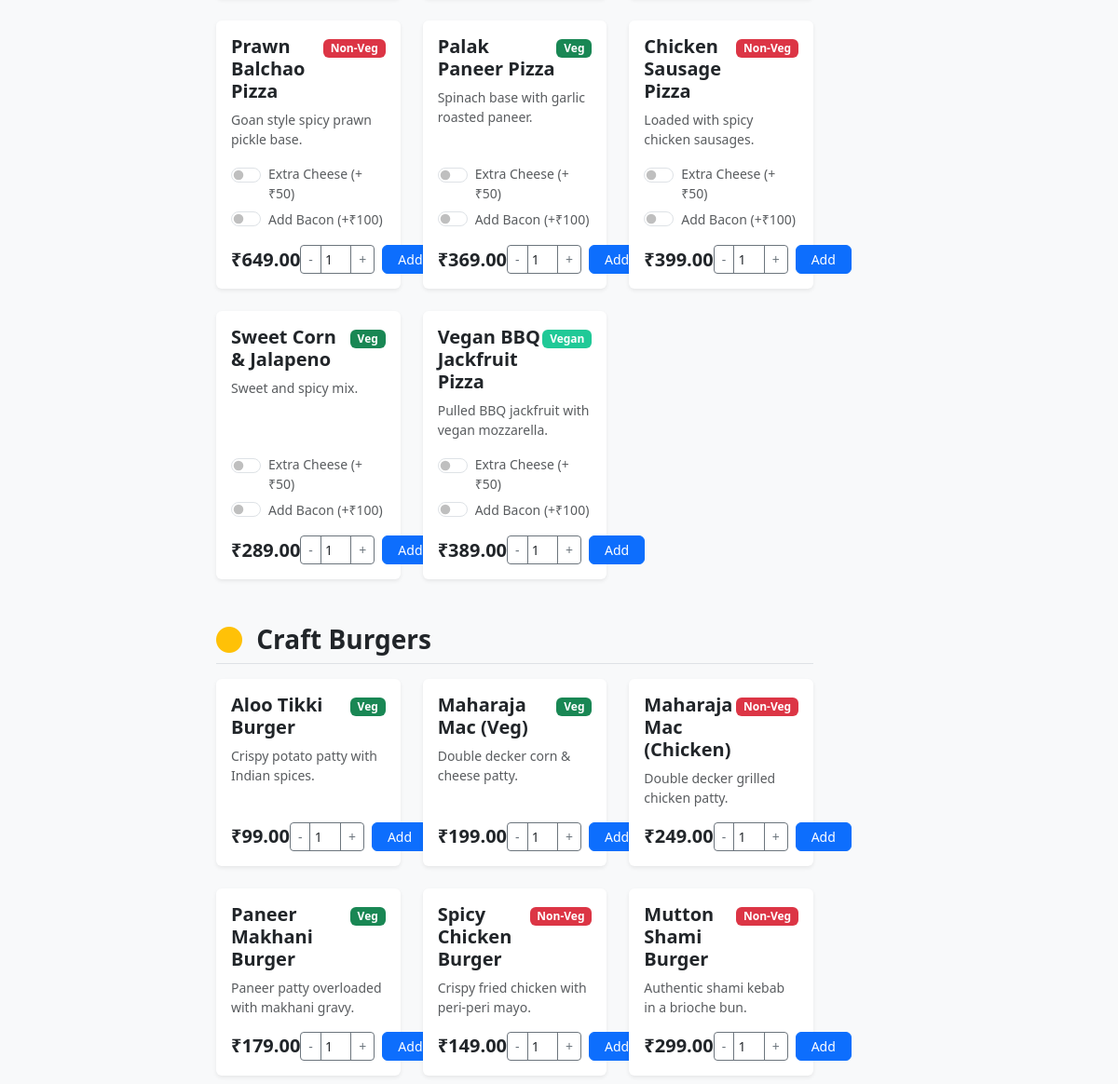
Before: /menu/2/ (middle part) with the older database file.
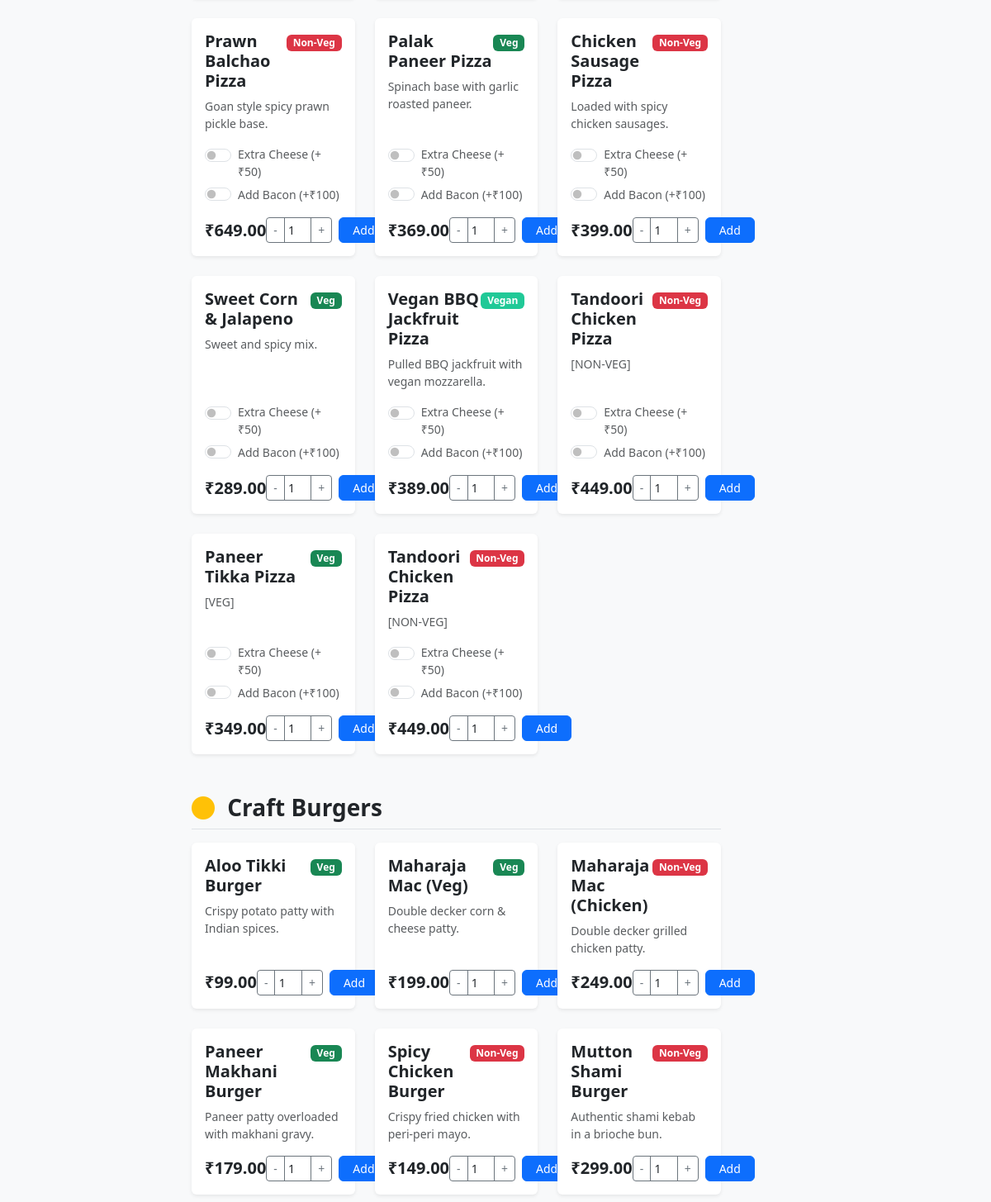
After: the same page with the newer database file.
### restaurant/models.py (models this page shows, shortened)
class MenuItem(models.Model):
    ITEM_TYPES = [
        ('VEG', 'Vegetarian'),
        ('NON_VEG', 'Non-Vegetarian'),
        ('VEGAN', 'Vegan'),
    ]
    name = models.CharField(max_length=100)
    price = models.DecimalField(max_digits=8, decimal_places=2)
    item_type = models.CharField(max_length=20, choices=ITEM_TYPES)
    description = models.TextField(blank=True)

### restaurant/views.py (the view)
# urls.py: path('menu/<int:table_id>/', views.menu_view, name='menu_page'),
def menu_view(request, table_id):
    table = get_object_or_404(RestaurantTable, table_number=table_id)
    from restaurant.models import MenuItem # Local import to avoid cyclic issues at top if any
    items = MenuItem.objects.all()
    pizzas = [item for item in items if 'Pizza' in item.name or 'Extravaganza' in item.name or 'Dominator' in item.name or 'Sweet Corn' in item.name]
    burgers = [item for item in items if 'Burger' in item.name or 'Mac' in item.name]
    sides = [item for item in items if 'Fries' in item.name or 'Wings' in item.name or 'Bread' in item.name or 'Kebab' in item.name or 'Rings' in item.name or 'Poppers' in item.name or 'Nuggets' in item.name or 'Samosa' in item.name or 'Wedges' in item.name or 'Skewers' in item.name]
    beverages = [item for item in items if item not in pizzas and item not in burgers and item not in sides]
    veg_items = items.filter(item_type='VEG')
    non_veg_items = items.filter(item_type='NON_VEG')
    vegan_items = items.filter(item_type='VEGAN')
    return render(request, 'restaurant/menu.html', {
        'table': table,
        'pizzas': pizzas,
        'burgers': burgers,
        'sides': sides,
        'beverages': beverages,
        'veg_items': veg_items,
        'non_veg_items': non_veg_items,
        'vegan_items': vegan_items
    })

### restaurant/templates/restaurant/menu.html (shortened to what the changed rows need)
{% extends 'restaurant/base.html' %}
{% block content %}
<div class="row">
    <div class="col-lg-7 mb-4">
        {% if pizzas %}
        <div id="pizzas" class="mb-5">
            <div class="row row-cols-1 row-cols-md-2 row-cols-xl-3 g-4">
                {% for item in pizzas %}
                <div class="col">
                    <div class="card h-100 item-card">
                        <div class="card-body d-flex flex-column">
                            <div class="d-flex justify-content-between align-items-start mb-2">
                                <h5 class="card-title fw-bold text-dark mb-0">{{ item.name }}</h5>
                                <div>
                                    {% if item.item_type == 'VEG' %}<span class="badge badge-veg">Veg</span>
                                    {% elif item.item_type == 'NON_VEG' %}<span class="badge badge-nonveg">Non-Veg</span>
                                    {% else %}<span class="badge badge-vegan">Vegan</span>{% endif %}
                                </div>
                            </div>
                            <p class="card-text text-muted small flex-grow-1">{{ item.description }}</p>
                            <div class="form-check form-switch mb-1">
                                <input class="form-check-input cheese-switch" type="checkbox" id="cheese_{{ item.id }}">
                                <label class="form-check-label small text-muted" for="cheese_{{ item.id }}">Extra Cheese (+₹50)</label>
                            </div>
                            <div class="form-check form-switch mb-3">
                                <input class="form-check-input bacon-switch" type="checkbox" id="bacon_{{ item.id }}">
                                <label class="form-check-label small text-muted" for="bacon_{{ item.id }}">Add Bacon (+₹100)</label>
                            </div>
                            <div class="mt-auto d-flex justify-content-between align-items-center">
                                <span class="fs-5 fw-bold text-dark">₹{{ item.price }}</span>
                                <div class="d-flex align-items-center">
                                    <div class="input-group input-group-sm me-2" style="width: 80px;">
                                        <button class="btn btn-outline-secondary px-2 border-secondary" type="button" onclick="let inp = document.getElementById('qty_{{ item.id }}'); if(inp.value > 1) inp.value--;">-</button>
                                        <input type="number" class="form-control text-center px-0 border-secondary bg-white" id="qty_{{ item.id }}" value="1" min="1" readonly>
                                        <button class="btn btn-outline-secondary px-2 border-secondary" type="button" onclick="document.getElementById('qty_{{ item.id }}').value++;">+</button>
                                    </div>
                                    <button class="btn btn-primary btn-sm rounded px-3 order-btn" data-id="{{ item.id }}" data-name="{{ item.name }}" data-price="{{ item.price }}" data-type="{{ item.item_type }}">
                                        Add
                                    </button>
                                </div>
                            </div>
                        </div>
                    </div>
                </div>
                {% endfor %}
            </div>
        </div>
        {% endif %}
        {% if burgers %}
        <div id="burgers" class="mb-5">
            <div class="row row-cols-1 row-cols-md-2 row-cols-xl-3 g-4">
                {% for item in burgers %}
                <div class="col">
                    <div class="card h-100 item-card">
                        <div class="card-body d-flex flex-column">
                            <div class="d-flex justify-content-between align-items-start mb-2">
                                <h5 class="card-title fw-bold text-dark mb-0">{{ item.name }}</h5>
                                <div>
                                    {% if item.item_type == 'VEG' %}<span class="badge badge-veg">Veg</span>
                                    {% elif item.item_type == 'NON_VEG' %}<span class="badge badge-nonveg">Non-Veg</span>
                                    {% else %}<span class="badge badge-vegan">Vegan</span>{% endif %}
                                </div>
                            </div>
                            <p class="card-text text-muted small flex-grow-1">{{ item.description }}</p>
                            <div class="mt-auto d-flex justify-content-between align-items-center mt-3">
                                <span class="fs-5 fw-bold text-dark">₹{{ item.price }}</span>
                                <div class="d-flex align-items-center">
                                    <div class="input-group input-group-sm me-2" style="width: 80px;">
                                        <button class="btn btn-outline-secondary px-2 border-secondary" type="button" onclick="let inp = document.getElementById('qty_{{ item.id }}'); if(inp.value > 1) inp.value--;">-</button>
                                        <input type="number" class="form-control text-center px-0 border-secondary bg-white" id="qty_{{ item.id }}" value="1" min="1" readonly>
                                        <button class="btn btn-outline-secondary px-2 border-secondary" type="button" onclick="document.getElementById('qty_{{ item.id }}').value++;">+</button>
                                    </div>
                                    <button class="btn btn-primary btn-sm rounded px-3 order-btn" data-id="{{ item.id }}" data-name="{{ item.name }}" data-price="{{ item.price }}" data-type="{{ item.item_type }}">
                                        Add
                                    </button>
                                </div>
                            </div>
                        </div>
                    </div>
                </div>
                {% endfor %}
            </div>
        </div>
        {% endif %}
    </div>
</div>
{% endblock %}

Changed rows visible on the page:
added MenuItem: name "Tandoori Chicken Pizza", item_type "Non-Veg", description "[NON-VEG]", price "449.00"
added MenuItem: name "Paneer Tikka Pizza", item_type "Veg", description "[VEG]", price "349.00"
added MenuItem: name "Tandoori Chicken Pizza", item_type "Non-Veg", description "[NON-VEG]", price "449.00"
